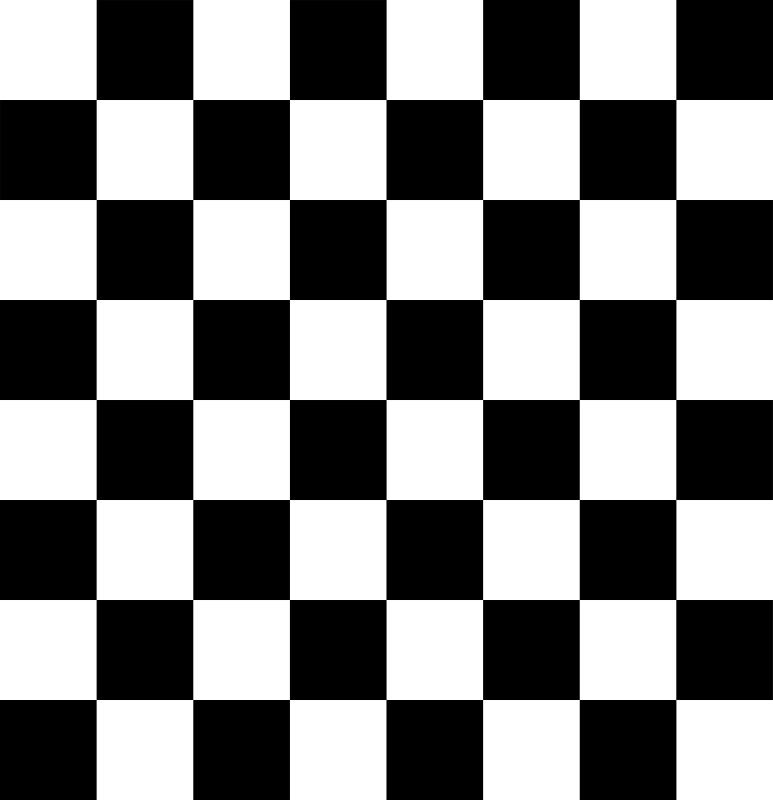
#> input picture openCV/assets/chess_board.png, 773 x 800 px
$ python 'DetectCorners&RandomlyConnectThem.py'
#> lines starting #> are read from the running program, lines starting #| are printed output that depends on the picture; after the words box and inside, x2 and y2 are one past the last pixel; in counts of white or black regions, pixels touching at a corner belong together
import numpy as np
import cv2

img = cv2.imread('assets/chess_board.png')
#> img is the input picture: shape (800, 773, 3); min 0, max 255, mean 127.5
img = cv2.resize(img, (0, 0), fx=1.5, fy=1.5)
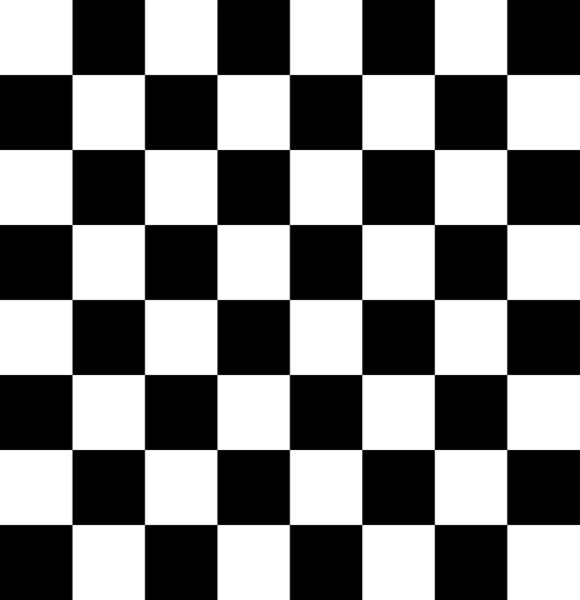
#> img: shape (1200, 1160, 3) (shown at 1/2 size); min 0, max 255, mean 127.5
gray = cv2.cvtColor(img, cv2.COLOR_BGR2GRAY)

corners = cv2.goodFeaturesToTrack(gray, 100, 0.01, 10)
#> corners = 49 rows, first 8: [435, 149], [435, 299], [435, 749], [435, 449], [435, 599], [435, 899], [435, 1049], [724, 1050]
corners = np.int0(corners)

for corner in corners:
    x, y = corner.ravel()
    cv2.circle(img, (x, y), 8, (255, 0, 0), -1)
#> this loop made 49 passes
#> (x, y) on passes 1 to 12: (435, 149), (435, 299), (435, 749), (435, 449), (435, 599), (435, 899), (435, 1049), (724, 1050), (724, 900), (724, 750), (724, 600), (724, 449)
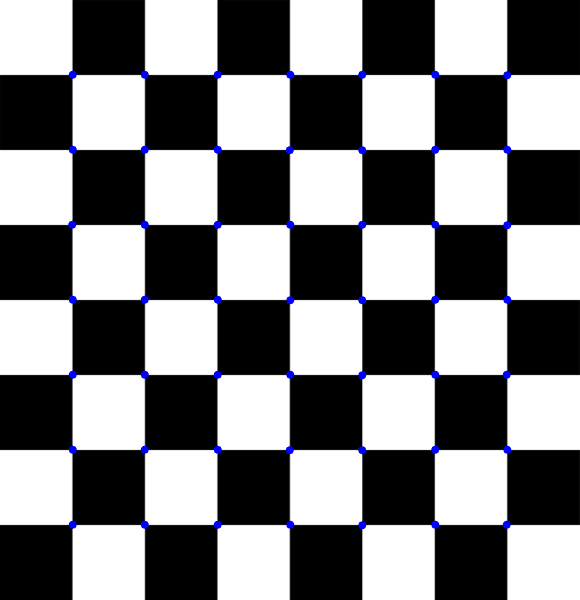
#> img: shape (1200, 1160, 3) (shown at 1/2 size); 0.69% of pixels changed, all inside (x1, y1, x2, y2) = (136, 141, 1023, 1059)

for i in range(len(corners)):
    for j in range(i + 1, len(corners)):
        corner1 = tuple(corners[i][0])
        corner2 = tuple(corners[j][0])
        color = tuple(map(lambda z: int(z), np.random.randint(0, 255, size=3)))
        cv2.line(img, corner1, corner2, color, 1)
#> this loop made 49 passes
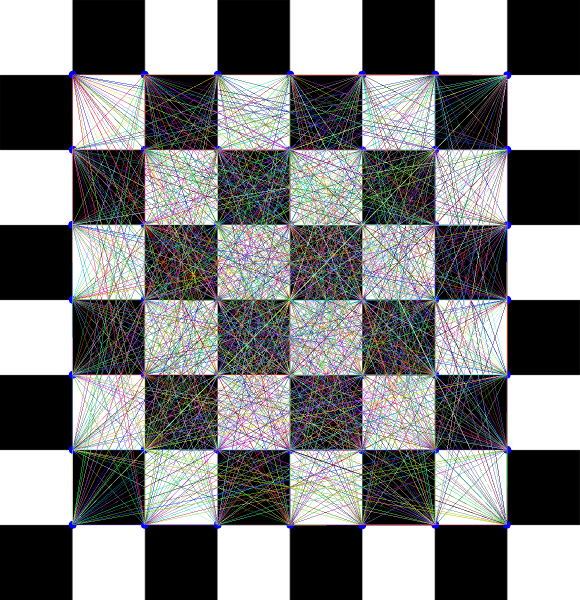
#> img: shape (1200, 1160, 3) (shown at 1/2 size); mean B, G, R 127.3, 126.7, 126.2

cv2.imshow('image', img)
cv2.waitKey(0)
cv2.destroyAllWindows()
